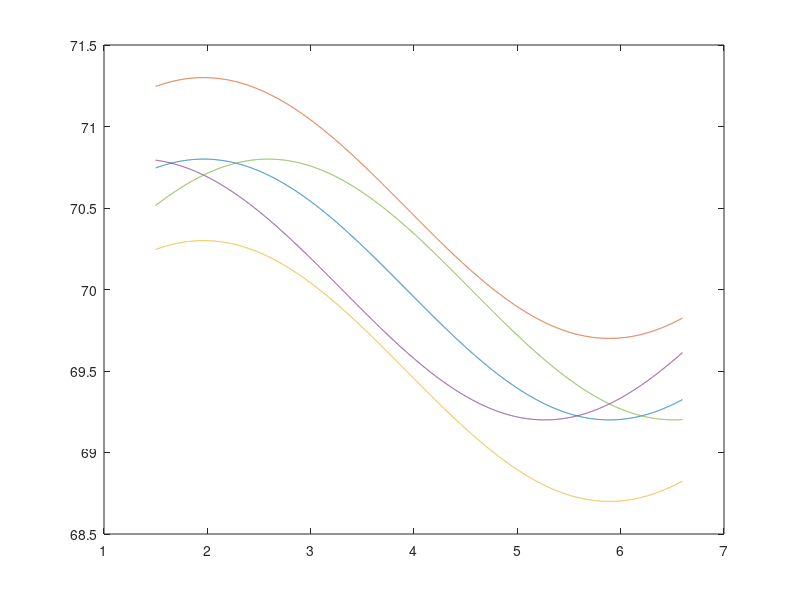

MATLAB code for this plot:
close all
clear
x=1.5:0.001:2.1*pi;
y1=0.8*sin(0.8*x)+70;
y2=0.8*sin(0.8*x)+70.5;
y3=0.8*sin(0.8*x)+69.5;
y4=0.8*sin(0.8*x+0.5)+70;
y5=0.8*sin(0.8*x-0.5)+70;
plot(x,y1);
hold on
plot(x,y2);
plot(x,y3);
plot(x,y4);
plot(x,y5);

